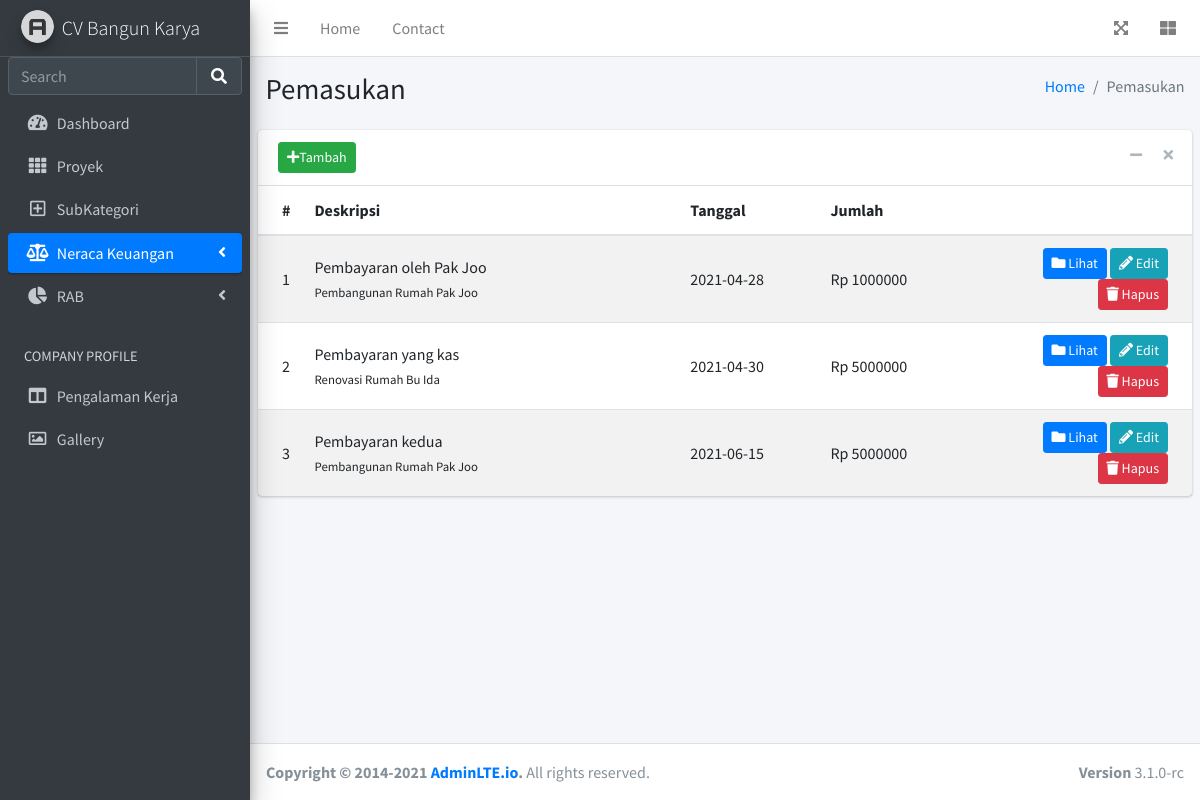
/pemasukan, run on an earlier commit of the app's database.
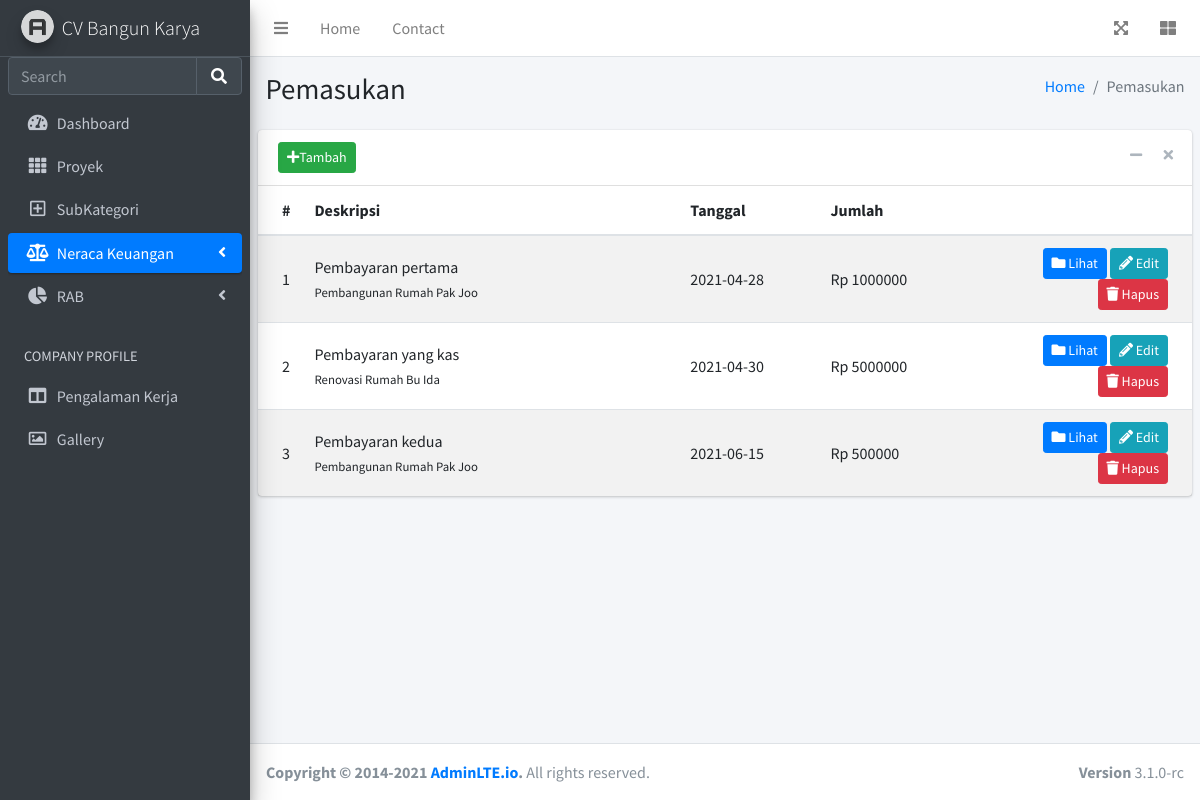
And on a later commit of the database.
### app.py (models this page shows)
class Pemasukan(db.Model):
    id = db.Column(db.Integer, primary_key=True)
    nama_proyek = db.Column(db.String(100), nullable=False)
    tanggal = db.Column(db.String(20), nullable=False)
    subkategori = db.Column(db.String(100), nullable=False)
    deskripsi = db.Column(db.String(100), nullable=False)
    jumlah = db.Column(db.String(50), nullable=False)
    bukti = db.Column(db.String(200), nullable=True)
    date_created = db.Column(db.DateTime, default=datetime.utcnow)

### app.py (the view)
@app.route('/pemasukan', methods=['POST', 'GET'])
def pemasukan():
    if request.method == 'POST':
        try:
            sub = SubkategoriNeraca.query.filter_by(kategori='Pemasukan').all()
            proyek = Proyek.query.all()
            nilai = coba(2)
            jum = nilai[0]
            tgl = nilai[1]
            desk = nilai[2]
            return render_template('pemasukan/pemasukan_add.html', subkategori = sub, proyeks = proyek, tgl = tgl, desk = desk, jumlah = jum)
        except:
            return 'Error membaca gambar'
    else:
        pemasukan = Pemasukan.query.order_by(Pemasukan.date_created).all()
        return render_template('/pemasukan/pemasukan.html', pemasukans = pemasukan)

### templates/pemasukan/pemasukan.html (shortened to what this page needs)
{% extends 'base.html' %}
{% block status_neraca %} active {% endblock %}
{% block body %}
<div class="content-wrapper">
    <section class="content-header">
      <div class="container-fluid">
        <div class="row mb-2">
          <div class="col-sm-6">
            <h1>Pemasukan</h1>
          </div>
          <div class="col-sm-6">
            <ol class="breadcrumb float-sm-right">
              <li class="breadcrumb-item"><a href="/">Home</a></li>
              <li class="breadcrumb-item active">Pemasukan</li>
            </ol>
          </div>
        </div>
      </div>
    </section>
    <section class="content">
      <div class="card">
        <div class="card-header">
          <button type="button" class="btn btn-success btn-sm" data-toggle="modal" data-target="#modal-default">
            <i class="fas fa-plus"></i>Tambah
          </button>
          <div class="card-tools">
            <button type="button" class="btn btn-tool" data-card-widget="collapse" title="Collapse">
              <i class="fas fa-minus"></i>
            </button>
            <button type="button" class="btn btn-tool" data-card-widget="remove" title="Remove">
              <i class="fas fa-times"></i>
            </button>
          </div>
        </div>
        <div class="card-body p-0">
          <table class="table table-striped projects">
              <thead>
                  <tr>
                      <th style="width: 2%">
                          #
                      </th>
                      <th>
                          Deskripsi
                      </th>
                      <th style="width: 15%">
                          Tanggal
                      </th>
                      <th style="width: 15%">
                          Jumlah
                      </th>
                      <th style="width: 25%">
                      </th>
                  </tr>
              </thead>
              <tbody>
                {% for pemasukan in pemasukans %}
                  <tr>
                      <td>
                          {{ pemasukan.id }}
                      </td>
                      <td>
                          <a>
                              {{ pemasukan.deskripsi }}
                          </a>
                          <br/>
                          <small>
                              {{ pemasukan.nama_proyek }}
                          </small>
                      </td>
                      <td>
                          {{ pemasukan.tanggal }}
                      </td>
                      <td>
                          Rp {{ pemasukan.jumlah }}
                      </td>
                      <td class="project-actions text-right">
                          <a class="btn btn-primary btn-sm" href="/pemasukan/{{ pemasukan.id }}">
                              <i class="fas fa-folder">
                              </i>
                              Lihat
                          </a>
                          <a class="btn btn-info btn-sm" href="/pemasukan/edit/{{ pemasukan.id }}">
                              <i class="fas fa-pencil-alt">
                              </i>
                              Edit
                          </a>
                          <a class="btn btn-danger btn-sm" href="/pemasukan/delete/{{ pemasukan.id }}">
                              <i class="fas fa-trash">
                              </i>
                              Hapus
                          </a>
                      </td>
                  </tr>
                {% endfor %}
              </tbody>
          </table>
        </div>
      </div>
    </section>
  </div>
{% endblock %}

What changed in the data, as far as the page shows it:
changed Pemasukan id 1: deskripsi "Pembayaran oleh Pak Joo" → "Pembayaran pertama"
changed Pemasukan "Pembayaran kedua": jumlah "5000000" → "500000"
